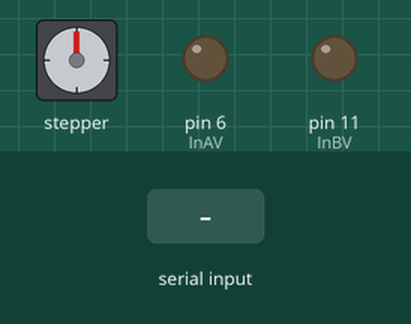
This sketch was run on a simulated Arduino Uno, built with avr-gcc and run on an emulated ATmega328P. On the bench: stepper motor, output pins drawn as LEDs (lit = HIGH). Wiring (inferred from the names in the program): stepper motor (2048 steps per turn assumed): coils pin 2, pin 3, pin 4, pin 5. Inputs (shaded band) come from the test bench. Pins used as bus, display or sensor lines are not drawn; what the sketch prints to the serial monitor is not drawn.

Above: at 1.2 s.
1.3 s: "w" received over Serial
At 2.5 s:
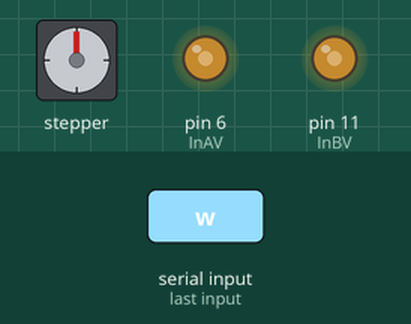
2.8 s: "a" received over Serial
At 3.9 s:
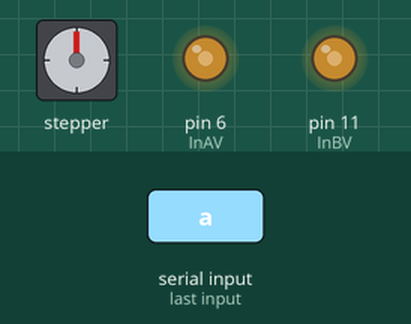
11.8 s: "a" received over Serial
Timing chart, 0 to 23.8 s (numbered marks = the images above; inputs shaded):
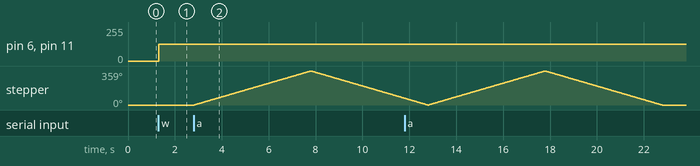

Measured:
- after the input at 1.3 s, pin 6 (InAV), pin 11 (InBV): 0/255 → 127/255 at once
- after the input at 2.8 s, stepper: turns 359° clockwise in 5.0 s, then 288° counter-clockwise in 4.0 s

The sketch:

step_and_motor_serial.ino
```cpp
//declare variables for the motor pins
int motorPin1 = 2;    // Blue   - 28BYJ48 pin 1
int motorPin2 = 3;    // Pink   - 28BYJ48 pin 2
int motorPin3 = 4;    // Yellow - 28BYJ48 pin 3
int motorPin4 = 5;    // Orange - 28BYJ48 pin 4
                        // Red    - 28BYJ48 pin 5 (VCC)
//768번이 360도, 48step, 기어비 1:16

//모터A in & 속도
int InA1 = 7;
int InA2 = 8;
int InAV = 6;

//모터B in & 속도
int InB1 = 9;
int InB2 = 10;
int InBV = 11;

int motorSpeed = 1200;  //variable to set stepper speed
int count = 0;          // count of steps made
int countsperrev = 512; // number of steps per full revolution
int lookup[8] = {B01000, B01100, B00100, B00110, B00010, B00011, B00001, B01001};

char user_input;

void setup() {
  //declare the motor pins as outputs
  pinMode(motorPin1, OUTPUT);
  pinMode(motorPin2, OUTPUT);
  pinMode(motorPin3, OUTPUT);
  pinMode(motorPin4, OUTPUT);
  Serial.begin(9600);
}

void loop() {
  user_input="";
  count=0;
  if (Serial.available())
  {
    user_input=Serial.read();
  }
  if (user_input=='w')
  {
    Serial.write(user_input);
    bothMotorStart();
  }
  if (user_input=='s')
  {
    Serial.write(user_input);
    bothMotorReverse();
  }
  if (user_input=='a')
  {
    Serial.write(user_input);
    while(count<1024){
      if(count < countsperrev )
        clockwise();
      else if (count == countsperrev * 2)
       count = 0;
     else
       anticlockwise();
     count++;
  }
  }
  if (user_input=='i')
  {
    Serial.write(user_input);
    stopAllMotor();
  }
}
void bothMotorStart()
{
    digitalWrite(InA1,HIGH);
    digitalWrite(InA2,LOW);
    digitalWrite(InB1,HIGH);
    digitalWrite(InB2,LOW);
    analogWrite(InAV, 127);
    analogWrite(InBV, 127);
}

//모터A, B 역회전
void bothMotorReverse()
{
    digitalWrite(InA1,LOW);
    digitalWrite(InA2,HIGH);
    digitalWrite(InB1,LOW);
    digitalWrite(InB2,HIGH);
}

//모터A,B Stop
void stopAllMotor()
{
    digitalWrite(InA1,LOW);
    digitalWrite(InA2,LOW);
    digitalWrite(InB1,LOW);
    digitalWrite(InB2,LOW);
    analogWrite(InAV, 127);
    analogWrite(InBV, 127);
}

//모터A 역회전, 모터B 정회전
void turnLeft()
{
    digitalWrite(InA1,LOW);
    digitalWrite(InA2,HIGH);
    digitalWrite(InB1,HIGH);
    digitalWrite(InB2,LOW);
    analogWrite(InAV, 127);
    analogWrite(InBV, 127);
}

//모터A 정회전, 모터B 역회전
void turnRight()
{
    digitalWrite(InA1,HIGH);
    digitalWrite(InA2,LOW);
    digitalWrite(InB1,LOW);
    digitalWrite(InB2,HIGH);
    analogWrite(InAV, 127);
    analogWrite(InBV, 127);
}

//모터A 정회전, 모터B Stop
void motorA_Rotation()
{
    digitalWrite(InA1,HIGH);
    digitalWrite(InA2,LOW);
    digitalWrite(InB1,LOW);
    digitalWrite(InB2,LOW);
    analogWrite(InAV, 127);
    analogWrite(InBV, 127);
}

//모터A Stop, 모터B 정회전
void motorB_Rotation()
{
    digitalWrite(InA1,LOW);
    digitalWrite(InA2,LOW);
    digitalWrite(InB1,HIGH);
    digitalWrite(InB2,LOW);
    analogWrite(InAV, 127);
    analogWrite(InBV, 127);
}

//모터A 역회전, 모터B Stop
void motorA_Reverse()
{
    digitalWrite(InA1,LOW);
    digitalWrite(InA2,HIGH);
    digitalWrite(InB1,LOW);
    digitalWrite(InB2,LOW);
}

//모터A Stop, 모터B 역회전
void motorB_Reverse()
{
    digitalWrite(InA1,LOW);
    digitalWrite(InA2,LOW);
    digitalWrite(InB1,LOW);
    digitalWrite(InB2,HIGH);
    analogWrite(InAV, 127);
    analogWrite(InBV, 127);
}
void anticlockwise()
{
  for(int i = 0; i < 8; i++)
  {
    setOutput(i);
    delayMicroseconds(motorSpeed);
  }
}

void clockwise()
{
  for(int i = 7; i >= 0; i--)
  {
    setOutput(i);
    delayMicroseconds(motorSpeed);
  }
}

void setOutput(int out)
{
  digitalWrite(motorPin1, bitRead(lookup[out], 0));
  digitalWrite(motorPin2, bitRead(lookup[out], 1));
  digitalWrite(motorPin3, bitRead(lookup[out], 2));
  digitalWrite(motorPin4, bitRead(lookup[out], 3));
}
//http://www.hardcopyworld.com/ngine/aduino/index.php/archives/449 - stepmotor
```
